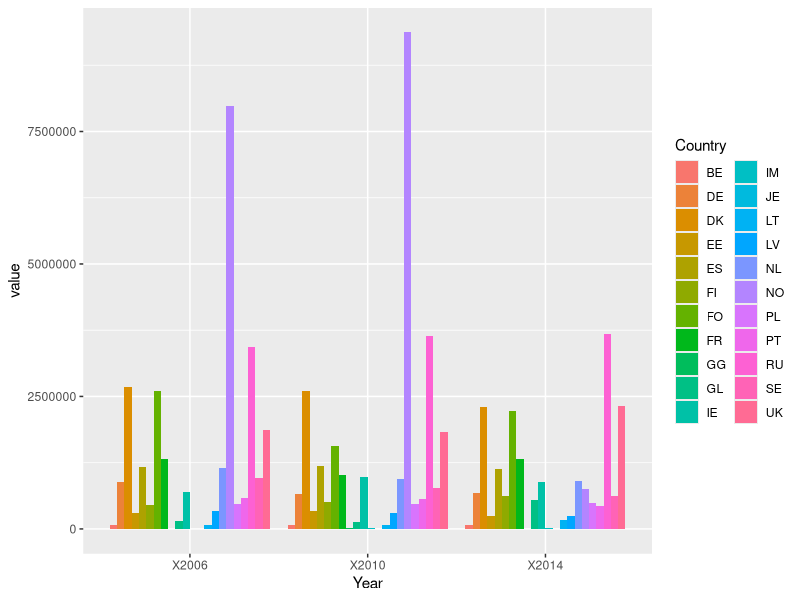
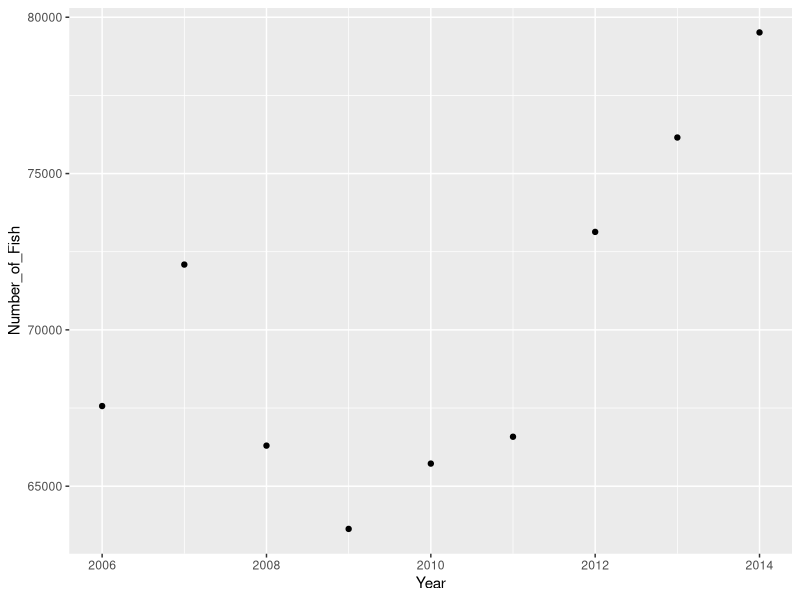
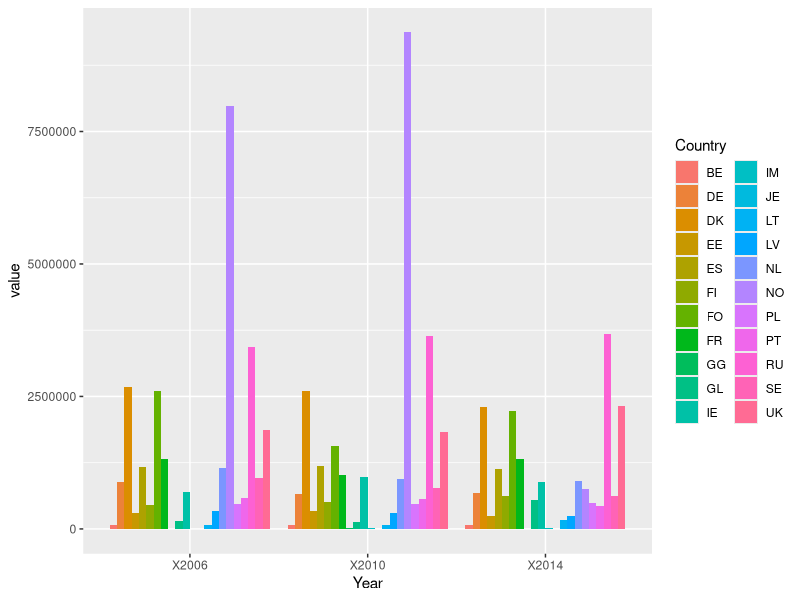
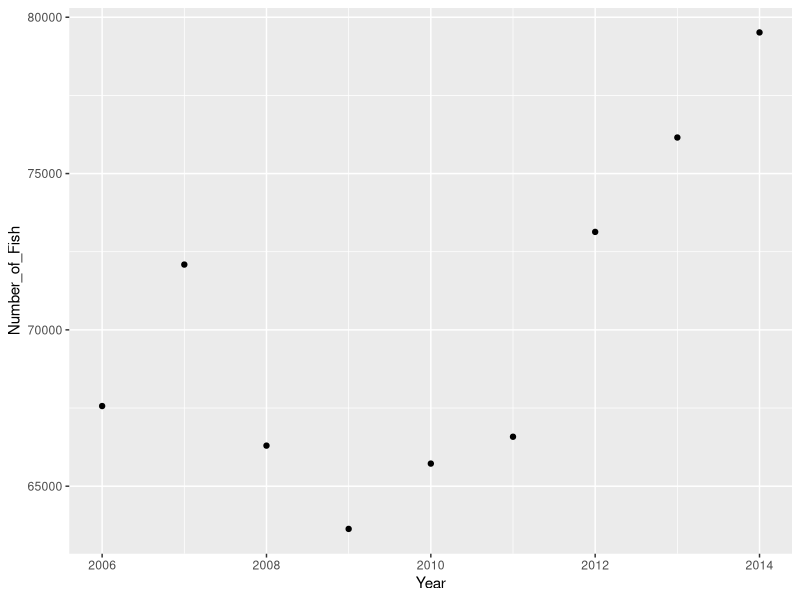

The R script that drew these images, in order:
## ---- chunk 1
library(dplyr)
library(ggplot2)
library(tidyverse)
## ---- chunk 2
all_data<-read.csv("Raw_Data/fish_catches.csv")
head(all_data)
## ---- chunk 3
#Belgium catches
BE<-filter(all_data,Country=="BE")
sum(BE[,5])
sum(BE[,9])
sum(BE[,13])

#Germany catches
DE<-filter(all_data,Country=="DE")
sum(DE[,5])
sum(DE[,9])
sum(DE[,13])

#Denmark catches
DK<-filter(all_data,Country=="DK")
sum(DK[,5])
sum(DK[,9])
sum(DK[,13])

#Estonia catches
EE<-filter(all_data,Country=="EE")
sum(EE[,5])
sum(EE[,9])
sum(EE[,13])

#Spain catches
ES<-filter(all_data,Country=="ES")
sum(ES[,5])
sum(ES[,9])
sum(ES[,13])

#Finland catches
FI<-filter(all_data,Country=="FI")
sum(FI[,5])
sum(FI[,9])
sum(FI[,13])

#Faroe Islands catches
FO<-filter(all_data,Country=="FO")
sum(FO[,5])
sum(FO[,9])
sum(FO[,13])

#France Catches
FR<-filter(all_data,Country=="FR")
sum(FR[,5])
sum(FR[,9])
sum(FR[,13])

#UK (Chanel Island Guersney) catches
GG<-filter(all_data,Country=="GG")
sum(GG[,5])
sum(GG[,9])
sum(GG[,13])

#Greenland catches
GL<-filter(all_data,Country=="GL")
sum(GL[,5])
sum(GL[,9])
sum(GL[,13])

#Ireland catches
IE<-filter(all_data,Country=="IE")
sum(IE[,5])
sum(IE[,9])
sum(IE[,13])

#UK (Isle of Man) catches
IM<-filter(all_data,Country=="IM")
sum(IM[,5])
sum(IM[,9])
sum(IM[,13])

#UK (Channel Island Jersey) Catches
JE<-filter(all_data,Country=="JE")
sum(JE[,5])
sum(JE[,9])
sum(JE[,13])

#Lithuania catches
LT<-filter(all_data,Country=="LT")
sum(LT[,5])
sum(LT[,9])
sum(BE[,13])

#Latvia catches
LV<-filter(all_data,Country=="LV")
sum(LV[,5])
sum(LV[,9])
sum(LV[,13])

#Netherlands catches
NL<-filter(all_data,Country=="NL")
sum(NL[,5])
sum(NL[,9])
sum(NL[,13])

#Norway catches
NO<-filter(all_data,Country=="NO")
sum(NO[,5])
sum(NO[,9])
sum(NO[,13])

#Poland catches
PL<-filter(all_data,Country=="PL")
sum(PL[,5])
sum(PL[,9])
sum(PL[,13])

#Portugal catches
PT<-filter(all_data,Country=="PT")
sum(PT[,5])
sum(PT[,9])
sum(PT[,13])

#Russia catches
RU<-filter(all_data,Country=="RU")
sum(RU[,5])
sum(RU[,9])
sum(RU[,13])

#Sweden catches
SE<-filter(all_data,Country=="SE")
sum(SE[,5])
sum(SE[,9])
sum(SE[,13])

#United Kingdom catches
UK<-filter(all_data,Country=="UK")
sum(UK[,5])
sum(UK[,9])
sum(UK[,13])


## ---- chunk 4
total_catch<-read.csv("Clean_Data/Total_catch.csv")
head(total_catch)
data<-gather(total_catch,key, value, -Country)
head(data)
ggplot(data, aes(key,value))+
  geom_bar(aes(fill=Country),stat="identity",position="dodge")+
  labs(x="Year")
ggsave("Figures/Country_Catches_Histogram.jpg")

## ---- chunk 5
fish_catch<-read.csv("Clean_Data/BelgiumCatch.csv")
head(fish_catch)
## ---- chunk 6
fourteen<-sum(fish_catch[,3])
fourteen
thirteen<-sum(fish_catch[,4])
thirteen
twelve<-sum(fish_catch[,5])
twelve
eleven<-sum(fish_catch[,6])
eleven
ten<-sum(fish_catch[,7])
ten
nine<-sum(fish_catch[,8])
nine
eight<-sum(fish_catch[,9])
eight
seven<-sum(fish_catch[,10])
seven
six<-sum(fish_catch[,11])
six
## ---- chunk 7
by_year <- matrix(c(2014, 79514,
                2013, 76153,
                2012, 73134,
                2011, 66582,
                 2010, 65723,
                 2009, 63634,
                2008, 66298, 
              2007, 72089,
                2006, 67564), byrow=T, nrow=9, ncol=2)
by_year
colnames(by_year)<-c("Year", "Number_of_Fish")
by_year
catch_per_year<-data.frame(by_year)
catch_per_year

## ---- chunk 8
ggplot(catch_per_year)+
  geom_point(aes(Year,Number_of_Fish))
ggsave("Figures/Belgium_Catches_per_Year_scatter.jpg")

